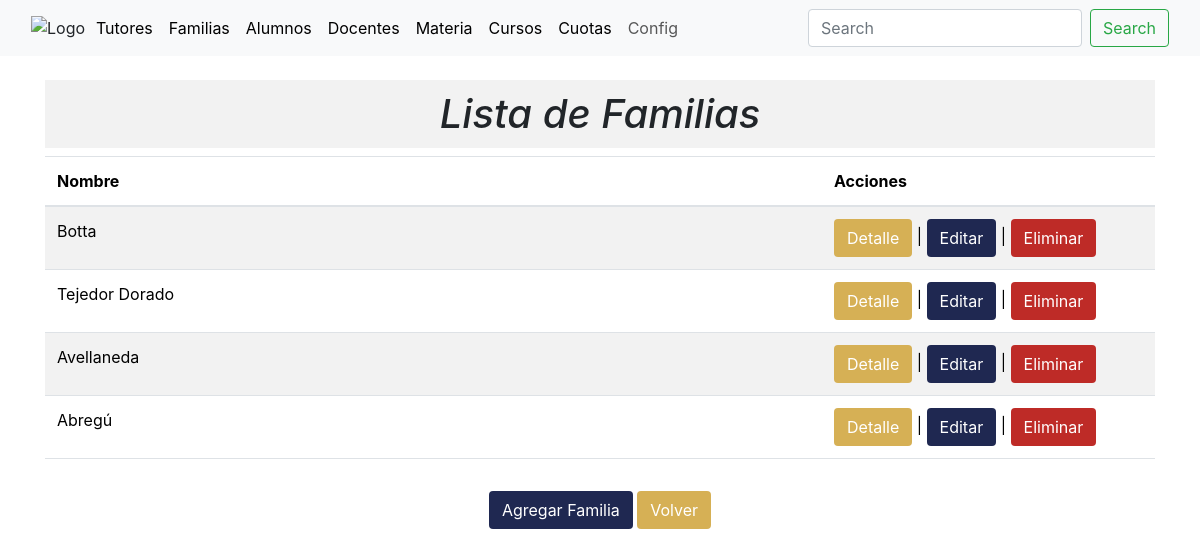
The page /familia_list on the database its author committed.
### academico/models.py (models this page shows, shortened)
class Familia(models.Model):
    Tutores = models.ManyToManyField(Tutores,blank=False)
    Nombre_Familia = models.CharField(max_length=255, default=None)
    class Meta:
        db_table = 'familias'
        verbose_name = 'familia'
        verbose_name_plural = 'familias'

### academico/views.py (the view)
# urls.py: path('familia_list', views.familia_list, name='familia_list'),
def familia_list(request):
    familias = Familia.objects.all()
    tutores = Tutores.objects.all()
    form = FamiliaForm()
    context = {'familias': familias,
               'tutores': tutores,
               'form': form}
    return render(request, 'familia_list.html', context)

### academico/forms.py
class FamiliaForm(forms.ModelForm):
    class Meta:
        model = Familia
        fields = ['Nombre_Familia']
        widgets = {
            'Nombre_Familia': forms.TextInput(attrs={'class': 'form-control'}),
        }
    def __init__(self, *args, **kwargs):
        super().__init__(*args, **kwargs)
        self.fields['Nombre_Familia'].required = False

### academico/models.py (called while the page is built)
    def __str__(self):
        return '%s %s '%(self.Nombre,self.Apellido)

### academico/templates/familia_list.html (shortened to what this page needs)
{% extends "base.html" %}
{%block content%}
<main>
  <div class="container mt-4">
    <div class="row justify-content-center">
      <div class="col-md-12 text-center">
        <h1 style="font-style: italic; background-color: #f2f2f2; padding: 10px;">Lista de Familias</h1>
      </div>
    </div>
    <div class="row justify-content-center">
      <div class="col-md-12"> <div class="table-responsive">
        <table class="table table-striped table-hover">
          <thead>
            <tr>
              <th style="width: 70%;">Nombre</th>
              <th>Acciones</th>
            </tr>
          </thead>
          <tbody>
            {% for familia in familias %}
            <tr>
              <td>
                {{ familia.Nombre_Familia }}
              </td>
              <td>
                <button type="button" class="btn" style="background-color: rgb(214,176,85); color: white;"
                        data-toggle="modal" data-target="#familiaDetailsModal{{ familia.pk }}">Detalle</button> |
                <button type="button" class="btn" style="background-color: rgb(31,40,81); color: white;"
                        data-toggle="modal" data-target="#familiaEditModal{{ familia.pk }}">Editar</button> |
                <button type="button" class="btn" style="background-color: rgb(190,43,39); color: white;"
                        data-toggle="modal" data-target="#familiaDeleteModal{{ familia.pk }}">Eliminar</button>
              </td>
            </tr>
            {% endfor %}
          </tbody>
        </table>
        </div>
      </div>
    </div>
    <div class="row justify-content-center mt-3">
      <div class="col-md-8 text-center">
        <button type="button" class="btn" style="background-color: rgb(31,40,81); color: white;" onclick="location.href='{% url 'familia_create' %}'">Agregar Familia</button>
        <button type="button" class="btn" style="background-color: rgb(214,176,85); color: white;" onclick="location.href='{% url 'index' %}'">Volver</button>
      </div>
    </div>
  </div>
</main>
{%endblock%}

### rows shown on the page
Familia: Nombre_Familia "Botta"
Familia: Nombre_Familia "Tejedor Dorado"
Familia: Nombre_Familia "Avellaneda"
Familia: Nombre_Familia "Abregú"
